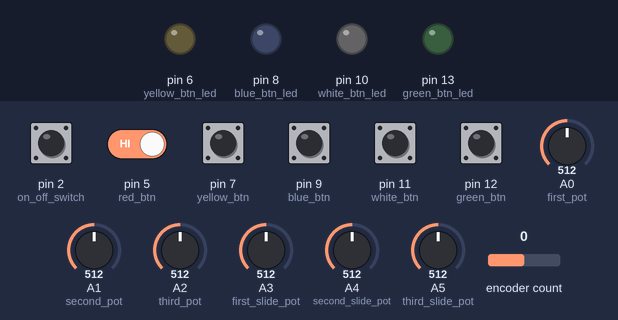
A sketch run on a simulated Arduino Uno, built with avr-gcc and run on an emulated ATmega328P. Shown: output pins drawn as LEDs (lit = HIGH). The test bench sets the inputs (shaded band); at power-on: pin 2 (on_off_switch), pin 5 (red_btn), pin 7 (yellow_btn), pin 9 (blue_btn), pin 11 (white_btn), pin 12 (green_btn) HIGH, A0 (first_pot) = 512, A1 (second_pot) = 512, A2 (third_pot) = 512, A3 (first_slide_pot) = 512, A4 (second_slide_pot) = 512, A5 (third_slide_pot) = 512, encoder count 0. What the sketch prints to the serial monitor is not drawn.

Above: at 1.2 s.
1.3 s: pin 2 (on_off_switch) pulled LOW for 0.15 s
At 2.6 s:
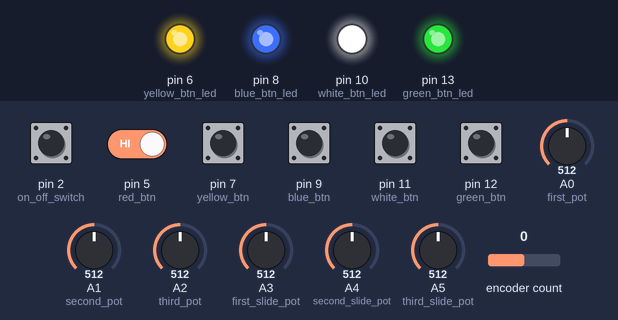
4.3 s: pin 2 (on_off_switch) pulled LOW for 1 s
At 7.0 s:
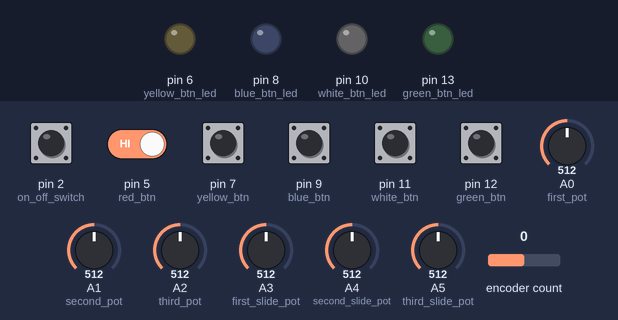
7.3 s: pin 2 (on_off_switch) driven LOW and pin 5 (red_btn) driven LOW
At 10.0 s:
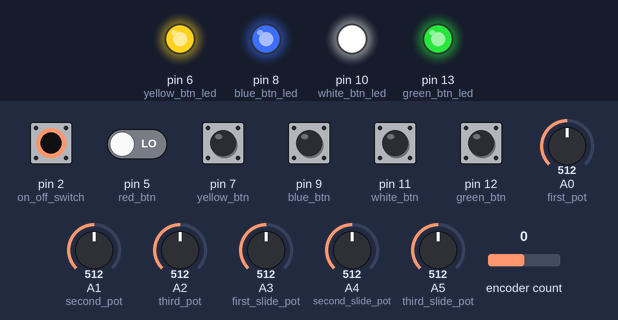
Timing chart, 0 to 11.5 s (numbered marks = the images above; inputs shaded):
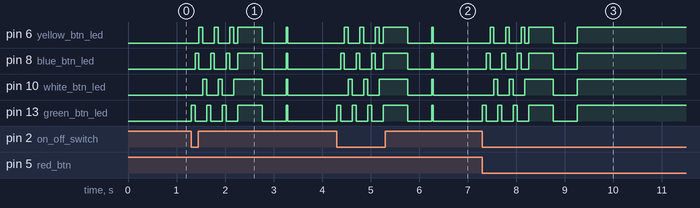

Measured:
- after the input at 1.3 s, pin 13 (green_btn_led): goes 3 × (HIGH 0.08 s, LOW 0.24 s), HIGH 0.50 s, LOW 0.50 s, HIGH 0.03 s, then LOW, starting at once
- after the input at 4.3 s, pin 13 (green_btn_led): goes 3 × (HIGH 0.08 s, LOW 0.24 s), HIGH 0.50 s, LOW 0.50 s, HIGH 0.03 s, then LOW, starting at once
- after the input at 7.3 s, pin 10 (white_btn_led): goes HIGH 0.08 s, LOW 0.24 s, HIGH 0.08 s, LOW 0.24 s, HIGH 0.58 s, LOW 0.50 s, then HIGH, starting after 0.24 s; pin 13 (green_btn_led): goes 3 × (HIGH 0.08 s, LOW 0.24 s), HIGH 0.50 s, LOW 0.50 s, then HIGH, starting at once

The sketch:

midi-synthesizer-box.ino
```cpp
#include <RotaryEncoder.h>
// List of buttons and potentiometer

// Switch for toggeling on and off
    const int on_off_switch = 2;

// Potentiometers
    // First
        const int first_pot = A0;
        int prev_status_first_pot = 0;
    // Second
        const int second_pot = A1;
        int prev_status_second_pot = 0;
    // Third
        const int third_pot = A2;
        int prev_status_third_pot = 0;

// Slide Potentiometers
    // First
        const int first_slide_pot = A3;
        int prev_status_first_slide_pot = 0;
    // Second
        const int second_slide_pot = A4;
        int prev_status_second_slide_pot = 0;
    // Third
        const int third_slide_pot = A5;
        int prev_status_third_slide_pot = 0;

// Rotary Encoder
    const int first_encoder_out = 3;
    const int second_encoder_out = 4;
    RotaryEncoder encoder(first_encoder_out, second_encoder_out);
    long oldPosition = 0;
    int intensity_encoder = 64;

// Buttons
    // Red
        const int red_btn = 5;
        int prev_status_red_btn = 0;
    // Yellow
        const int yellow_btn_led = 6;
        const int yellow_btn = 7;
        int prev_status_yellow_btn = 0;
    // Blue
        const int blue_btn_led = 8;
        const int blue_btn = 9;
        int prev_status_blue_btn = 0;
    // White
        const int white_btn_led = 10;
        const int white_btn = 11;
        int prev_status_white_btn = 0;
    // Green
        const int green_btn_led = 13;
        const int green_btn = 12;
        int prev_status_green_btn = 0;

// Blink LEDs at start-up
void leds_at_start();

// Turn LEDs off
void leds_off();

bool switched_on = false;

void setup() {
    // PinMode Configuration
    // Switch
    pinMode(on_off_switch, INPUT_PULLUP);
    // Potentiometers
    pinMode(first_pot, INPUT);
    pinMode(second_pot, INPUT);
    pinMode(third_pot, INPUT);
    // Slide Potentiometers
    pinMode(first_slide_pot, INPUT);
    pinMode(second_slide_pot, INPUT);
    pinMode(third_slide_pot, INPUT);
    // Rotary Encoder
    pinMode(first_encoder_out, INPUT);
    pinMode(second_encoder_out, INPUT);
    // Buttons
    pinMode(red_btn, INPUT_PULLUP);
    pinMode(yellow_btn_led, OUTPUT);
    pinMode(yellow_btn, INPUT_PULLUP);
    pinMode(blue_btn_led, OUTPUT);
    pinMode(blue_btn, INPUT_PULLUP);
    pinMode(white_btn_led, OUTPUT);
    pinMode(white_btn, INPUT_PULLUP);
    pinMode(green_btn_led, OUTPUT);
    pinMode(green_btn, INPUT_PULLUP);

    // Start Serial Communication
    Serial.begin(115200);
}

void loop() {
    if(!digitalRead(on_off_switch)){
        if(!switched_on){
          //Blink LEDs
          leds_at_start();
          switched_on = true;
        }
        // Potentiometers
        read_Potentiometer(first_pot, 102, &prev_status_first_pot);
        read_Potentiometer(second_pot, 103, &prev_status_second_pot);
        read_Potentiometer(third_pot, 104, &prev_status_third_pot);
        // Slide Potentiometers
        read_Slide_Potentiometer(first_slide_pot, 105, &prev_status_first_slide_pot);
        read_Slide_Potentiometer(second_slide_pot, 106, &prev_status_second_slide_pot);
        read_Slide_Potentiometer(third_slide_pot, 107, &prev_status_third_slide_pot);
        // Rotary Encoder
        read_Rotary_Encoder(108);
        // Buttons
        read_Button(red_btn, 109, &prev_status_red_btn);
        read_Button(yellow_btn, 110, &prev_status_yellow_btn);
        read_Button(blue_btn, 111, &prev_status_blue_btn);
        read_Button(white_btn, 112, &prev_status_white_btn);
        read_Button(green_btn, 113, &prev_status_green_btn);
    }else{
      leds_off();
      switched_on = false;
    }
    delay(2);
}

void leds_at_start(){
    for(int i = 0; i < 3; i++){
      digitalWrite(green_btn_led, HIGH);
      delay(80);
      digitalWrite(green_btn_led, LOW);
      digitalWrite(blue_btn_led, HIGH);
      delay(80);
      digitalWrite(blue_btn_led, LOW);
      digitalWrite(yellow_btn_led, HIGH);
      delay(80);
      digitalWrite(yellow_btn_led, LOW);
      digitalWrite(white_btn_led, HIGH);
      delay(80);
      digitalWrite(white_btn_led, LOW);
    }
    digitalWrite(green_btn_led, HIGH);
    digitalWrite(blue_btn_led, HIGH);
    digitalWrite(yellow_btn_led, HIGH);
    digitalWrite(white_btn_led, HIGH);
    delay(500);
    digitalWrite(green_btn_led, LOW);
    digitalWrite(blue_btn_led, LOW);
    digitalWrite(yellow_btn_led, LOW);
    digitalWrite(white_btn_led, LOW);
    delay(500);
    digitalWrite(green_btn_led, HIGH);
    digitalWrite(blue_btn_led, HIGH);
    digitalWrite(yellow_btn_led, HIGH);
    digitalWrite(white_btn_led, HIGH);
    return;
}

void leds_off(){
    digitalWrite(green_btn_led, LOW);
    digitalWrite(blue_btn_led, LOW);
    digitalWrite(yellow_btn_led, LOW);
    digitalWrite(white_btn_led, LOW);
    return;
}
```

midi_button.ino
```cpp
/*
    Read Button and send MIDI message
*/

void read_Button(int btn_pin, int control_number, int *prev_status){
    int status_btn = 0;
    if(digitalRead(btn_pin)){
        status_btn = 0;
    }else{
        status_btn = 127;
    }

    if(status_btn != *prev_status){
        // Send MIDI message to end-device
        midi_control_change(0, control_number, status_btn);
        *prev_status = status_btn;
    }

    delay(2);
    return;
}
```

midi_control_change.ino
```cpp
/*
    MIDI-Function to send MIDI-message to the end-device.
    Channel approximately defines the device where the messages are sent from
    Control number is a slot defined for a knob or fader
    Intensity defines change from knob or fader which is sent to the end-device
*/

void midi_control_change(byte channel, byte control_number, byte intensity){
    Serial.write(B10110000 | (channel & B00001111));
    Serial.write(control_number & B01111111);
    Serial.write(intensity & B01111111);
}
 
```

midi_potentiometer.ino
```cpp
/*
    Read Potentiometer and send MIDI message
*/

void read_Slide_Potentiometer(int pot_pin, int control_number, int *prev_intensity){
    int val_pot = analogRead(pot_pin);
    // Transform voltage number into number between 0 and 127
    int intensity_pot = 127.0 * val_pot / 1023;
    int intensity_diff = intensity_pot - *prev_intensity;

    if(abs(intensity_diff) > 1){
        // Send MIDI message to end-device
        midi_control_change(0, control_number, intensity_pot);
    }
    *prev_intensity = intensity_pot;

    delay(2);
    return;
}

void read_Potentiometer(int pot_pin, int control_number, int *prev_intensity){
    int val_pot = analogRead(pot_pin);
    // Transform voltage number into number between 0 and 127
    int intensity_pot = 127 - (127.0 * val_pot / 1023);
    int intensity_diff = intensity_pot - *prev_intensity;

    if(abs(intensity_diff) > 1){
        // Send MIDI message to end-device
        midi_control_change(0, control_number, intensity_pot);
    }
    *prev_intensity = intensity_pot;

    delay(2);
    return;
}
```

midi_rotary_encoder.ino
```cpp
/*
    Read Rotary Encoder and send MIDI message
*/

void read_Rotary_Encoder(int control_number){
  encoder.tick();
  long newPosition = encoder.getPosition();
  if(oldPosition < newPosition){
    if(intensity_encoder > 0){
      intensity_encoder--;
      // Send MIDI message to end-device
      midi_control_change(0, control_number, intensity_encoder);
    }
    oldPosition = newPosition;
  } else if(oldPosition > newPosition){
    if(intensity_encoder < 127){
      intensity_encoder++;
      // Send MIDI message to end-device
      midi_control_change(0, control_number, intensity_encoder);
    }
    oldPosition = newPosition;
  }
  delay(2);
  return;
}
```
